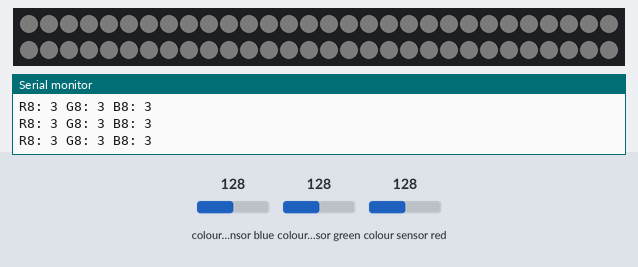
The sketch below on a simulated Arduino Uno, built with avr-gcc and run on an emulated ATmega328P. Parts: 60 RGB LEDs in strip order, left to right, continuing on the next row, the last lines printed to the serial monitor. The test bench sets the inputs (shaded band); at power-on: colour sensor blue 128, colour sensor green 128, colour sensor red 128. Dim RGB values are drawn brighter than linear.

Above: at 1.2 s.
1.3 s: colour sensor blue set to 5
At 2.5 s:
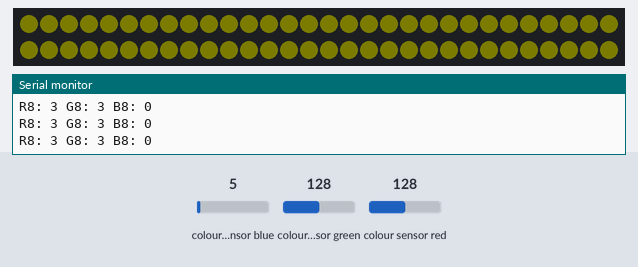
2.8 s: colour sensor green set to 5
At 3.5 s:
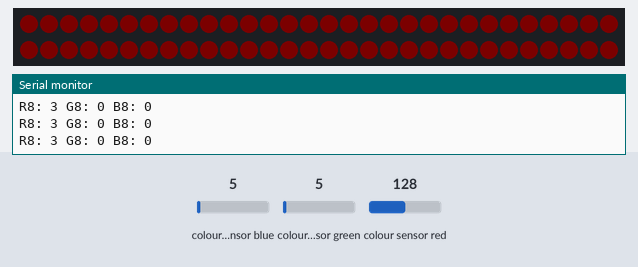
4.3 s: colour sensor red set to 5
At 5.4 s:
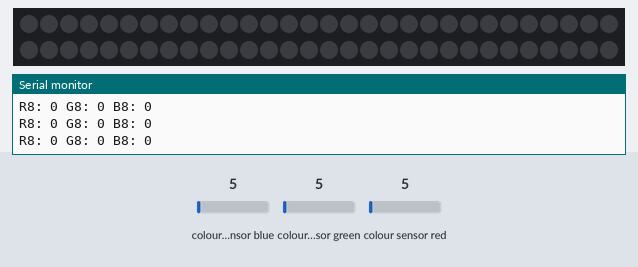
5.8 s: colour sensor blue set to 64
At 6.4 s:
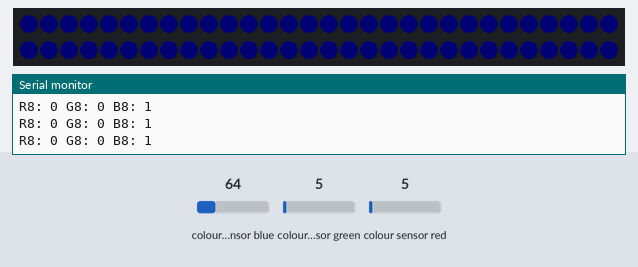
7.3 s: colour sensor green set to 64
At 8.2 s:
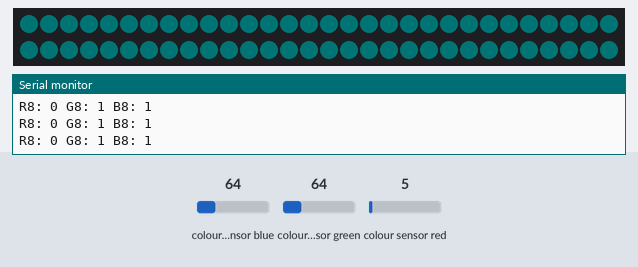
8.8 s: colour sensor green set to 128
At 10.1 s:
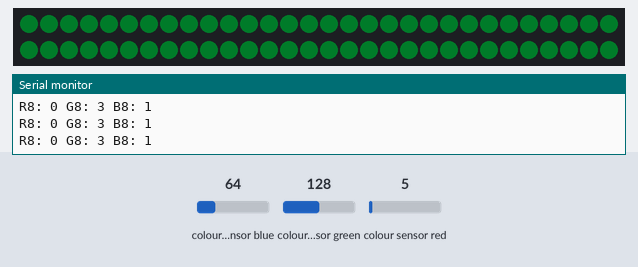
Timing chart, 0 to 11.3 s (numbered marks = the images above; inputs shaded):
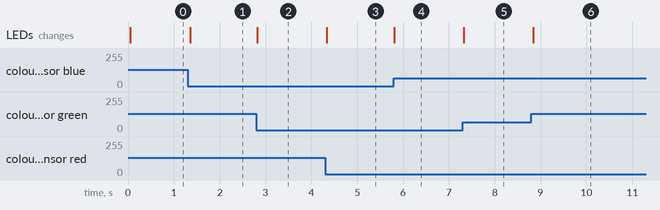

The sketch:

workingInputOutput.ino
```cpp
/*
project name: smart moomin
current bugs: update rate, brightness scaling, sensor scaling
, only accurate w color light scoure
add feature: add button, create all in one board
*/
#include <Wire.h>
#include "Adafruit_TCS34725.h"
#include <Adafruit_NeoPixel.h>
#include <stdio.h>
#ifdef __AVR__
 #include <avr/power.h> // Required for 16 MHz Adafruit Trinket
#endif

// Which pin on the Arduino is connected to the NeoPixels?
#define PIN        6 // On Trinket or Gemma, suggest changing this to 1

// How many NeoPixels are attached to the Arduino?
#define NUMPIXELS 60 // Popular NeoPixel ring size

#define DELAYVAL 0 // Time (in milliseconds) to pause between pixels

/* Example code for the Adafruit TCS34725 breakout library */

/* Connect SCL    to analog 5
   Connect SDA    to analog 4
   Connect VDD    to 3.3V DC
   Connect GROUND to common ground */

/* Initialise with default values (int time = 2.4ms, gain = 1x) */
// Adafruit_TCS34725 tcs = Adafruit_TCS34725();

Adafruit_NeoPixel pixels(NUMPIXELS, PIN, NEO_GRB + NEO_KHZ800);

/* Initialise with specific int time and gain values */
Adafruit_TCS34725 tcs = Adafruit_TCS34725(TCS34725_INTEGRATIONTIME_614MS, TCS34725_GAIN_1X);

void setup(void) {
  Serial.begin(9600);

 // These lines are specifically to support the Adafruit Trinket 5V 16 MHz.
  // Any other board, you can remove this part (but no harm leaving it):
#if defined(__AVR_ATtiny85__) && (F_CPU == 16000000)
  clock_prescale_set(clock_div_1);
#endif
 // END of Trinket-specific code.
  pixels.begin(); // INITIALIZE NeoPixel strip object (REQUIRED)

  if (tcs.begin()) {
    Serial.println("Found sensor");
  } else {
    Serial.println("No TCS34725 found ... check your connections");
    while (1);
  }

  // Now we're ready to get readings!
}


void loop(void) {
  uint16_t r, g, b, c, colorTemp, lux; //Init variables at 0

  tcs.getRawData(&r, &g, &b, &c);

  uint8_t r8 = (uint8_t)(((uint32_t)r*255) / 65535);
  uint8_t g8 = (uint8_t)(((uint32_t)g*255) / 65535);
   uint8_t b8 = (uint8_t)(((uint32_t)b*255) / 65535);
  // colorTemp = tcs.calculateColorTemperature(r, g, b);
  colorTemp = tcs.calculateColorTemperature_dn40(r, g, b, c);
  lux = tcs.calculateLux(r, g, b);

  //Serial.print("Color Temp: "); Serial.print(colorTemp, DEC); Serial.print(" K - ");
 // Serial.print("Lux: "); Serial.print(lux, DEC); Serial.print(" - ");
  Serial.print("R8: "); Serial.print(r8); Serial.print(" ");
  Serial.print("G8: "); Serial.print(g8); Serial.print(" ");
  Serial.print("B8: "); Serial.print(b8); Serial.print(" ");

  /*
  Serial.print("R: "); Serial.print(r); Serial.print(" ");
  Serial.print("G: "); Serial.print(g); Serial.print(" ");
  Serial.print("B: "); Serial.print(b); Serial.print(" ");
  */
  //Serial.print("C: "); Serial.print(c, DEC); Serial.print(" ");
  Serial.println(" ");


    pixels.clear(); // Set all pixel colors to 'off'


  // The first NeoPixel in a strand is #0, second is 1, all the way up
  // to the count of pixels minus one.
  for(int i=0; i<NUMPIXELS; i++) { // For each pixel...

    // pixels.Color() takes RGB values, from 0,0,0 up to 255,255,255
    // Here we're using a moderately bright green color:

   // pixels.setPixelColor(i, pixels.Color(r8, g8, b8 ));
    pixels.setPixelColor(i, pixels.Color(r8, g8,b8 ));

   //pixels.show();   // Send the updated pixel colors to the hardware.

    delay(DELAYVAL); // Pause before next pass through loop
  }
  pixels.show(); // Send the updated pixel colors to the hardware. outside the loop so it doesn't blink.

}
```

Measured:
- after the input at 1.3 s, the LEDs: change after 0.06 s (image 1)
- after the input at 2.8 s, the LEDs: change at once (image 2)
- after the input at 4.3 s, the LEDs: change at once (image 3)
- after the input at 5.8 s, the LEDs: change at once (image 4)
- after the input at 7.3 s, the LEDs: change at once (image 5)
- after the input at 8.8 s, the LEDs: change at once (image 6)
